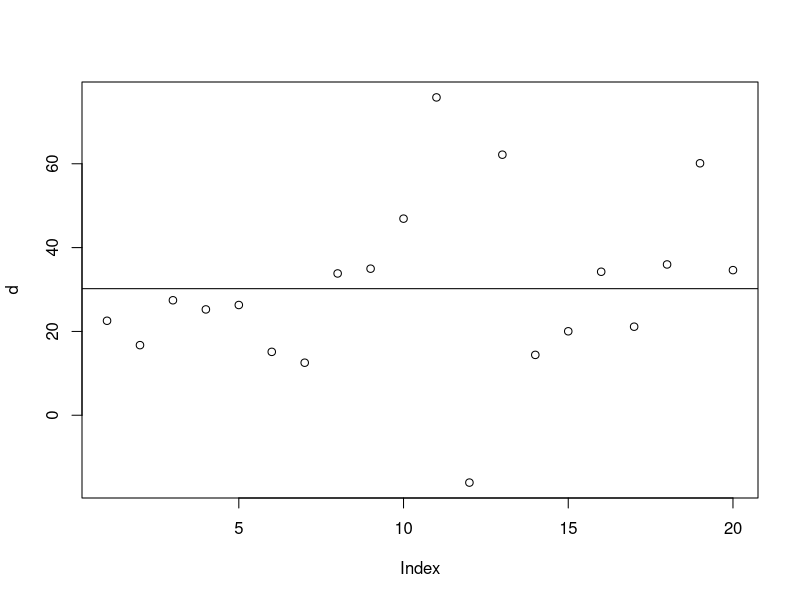
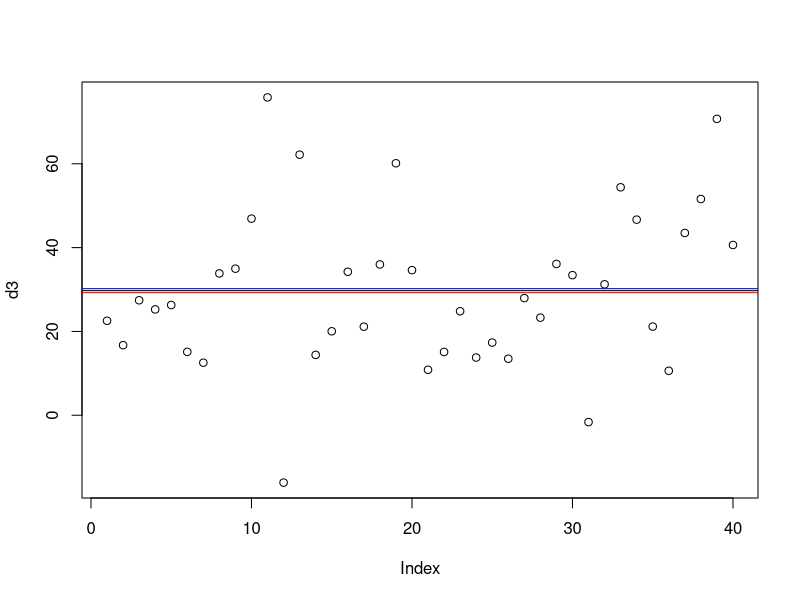

Generate these figures, in order, with R:
n <- 20
pwr <- 1.8
d <- seq_len(n)+n
for (t in seq_along(d)) {
  d[t] <- rnorm(1, mean = d[t], sd = sqrt(d[t]^pwr) )
}
plot(d)
abline(h = mean(d))

d2 <- seq_len(n)+n
for (t in seq_along(d2)) {
  d2[t] <- rnorm(1, mean = d2[t], sd = sqrt(d2[t]^pwr) )
}

d3 <- c(d, d2)
plot(d3)
abline(h = mean(d3))
abline(h = mean(d2), col = "red")
abline(h = mean(d), col = "blue")
